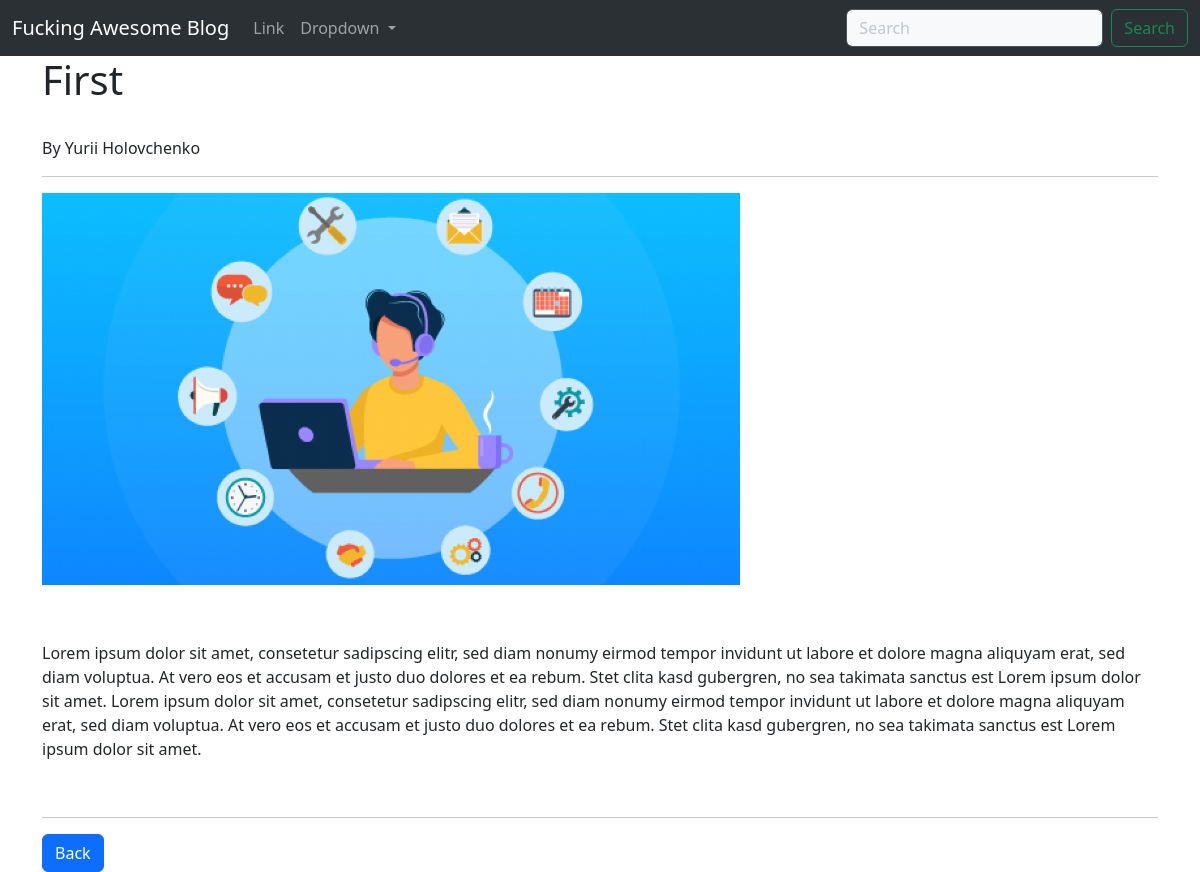
Page /article/3 on the committed database.
### blog/models.py (models this page shows, shortened)
class Post(models.Model):
    title = models.CharField(max_length=255)
    title_tag = models.CharField(max_length=255, default='Awesome Blog')
    author = models.ForeignKey(User, on_delete=models.CASCADE)
    body = models.TextField(blank=True, null=True)

### blog/views.py (the view)
# urls.py: path('article/<int:pk>', views.ArticleDetailView.as_view(), name='article-detail'),
class ArticleDetailView(DetailView):
    model = Post
    template_name = 'article_details.html'

### templates/article_details.html (shortened to what this page needs)
{% extends 'base.html' %}
{% block content %}
<h1>{{post.title}}</h1><br>
By {{post.author.first_name}} {{post.author.last_name}}
<hr>
{{post.body | safe}}
<br>
<hr>
<a href="{% url 'home' %}"><button type="button" class="btn btn-primary">Back</button></a>
{% endblock content %}

### rows in the picture
Post: title "First", author.first_name "Yurii", author.last_name "Holovchenko", body (picture), body "Lorem ipsum dolor sit amet, consetetur sadipscing elitr, sed diam nonumy eirmod tempor invidunt ut labore et dolore magna aliquyam erat, sed diam voluptua. At vero eos et accusam et justo duo dolores et ea rebum. Stet clita kasd gubergren, no sea takimata sanctus est Lorem ipsum dolor sit amet. Lorem ipsum dolor sit amet, consetetur sadipscing elitr, sed diam nonumy eirmod tempor invidunt ut labore et dolore magna aliquyam erat, sed diam voluptua. At vero eos et accusam et justo duo dolores et ea rebum. Stet clita kasd gubergren, no sea takimata sanctus est Lorem ipsum dolor sit amet."
